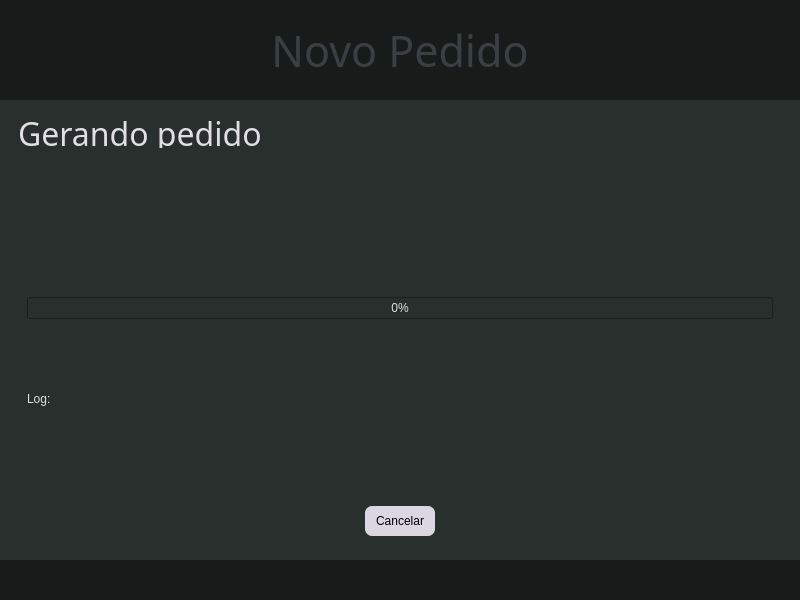
<?xml version="1.0" encoding="UTF-8"?>
<ui version="4.0">
 <class>novoPedidoGenerating</class>
 <widget class="QMainWindow" name="novoPedidoGenerating">
  <property name="geometry">
   <rect>
    <x>0</x>
    <y>0</y>
    <width>800</width>
    <height>600</height>
   </rect>
  </property>
  <property name="windowTitle">
   <string>Novo Pedido</string>
  </property>
  <property name="windowIcon">
   <iconset resource="gui_data/resources.qrc">
    <normaloff>:/icon/images/invoiceIcon.png</normaloff>:/icon/images/invoiceIcon.png</iconset>
  </property>
  <widget class="QWidget" name="centralwidget">
   <layout class="QVBoxLayout" name="verticalLayout">
    <property name="spacing">
     <number>0</number>
    </property>
    <property name="leftMargin">
     <number>0</number>
    </property>
    <property name="topMargin">
     <number>0</number>
    </property>
    <property name="rightMargin">
     <number>0</number>
    </property>
    <property name="bottomMargin">
     <number>0</number>
    </property>
    <item>
     <widget class="QFrame" name="Header">
      <property name="maximumSize">
       <size>
        <width>16777215</width>
        <height>100</height>
       </size>
      </property>
      <property name="styleSheet">
       <string notr="true">
background-color: rgb(23, 27, 26);</string>
      </property>
      <property name="frameShape">
       <enum>QFrame::NoFrame</enum>
      </property>
      <property name="frameShadow">
       <enum>QFrame::Raised</enum>
      </property>
      <layout class="QHBoxLayout" name="horizontalLayout">
       <item>
        <widget class="QFrame" name="HeaderFrame">
         <property name="frameShape">
          <enum>QFrame::NoFrame</enum>
         </property>
         <property name="frameShadow">
          <enum>QFrame::Raised</enum>
         </property>
         <layout class="QHBoxLayout" name="horizontalLayout_3">
          <item>
           <widget class="QFrame" name="AALogo">
            <property name="minimumSize">
             <size>
              <width>200</width>
              <height>0</height>
             </size>
            </property>
            <property name="maximumSize">
             <size>
              <width>200</width>
              <height>16777215</height>
             </size>
            </property>
            <property name="styleSheet">
             <string notr="true">image: url(:/logo/images/AAlogo.png);</string>
            </property>
            <property name="frameShape">
             <enum>QFrame::NoFrame</enum>
            </property>
            <property name="frameShadow">
             <enum>QFrame::Raised</enum>
            </property>
           </widget>
          </item>
          <item>
           <widget class="QLabel" name="NewRequestLabel">
            <property name="font">
             <font>
              <family>.SF Compact</family>
              <pointsize>32</pointsize>
             </font>
            </property>
            <property name="styleSheet">
             <string notr="true">color: rgb(58, 63, 67);</string>
            </property>
            <property name="text">
             <string>Novo Pedido</string>
            </property>
            <property name="alignment">
             <set>Qt::AlignCenter</set>
            </property>
           </widget>
          </item>
          <item>
           <widget class="QFrame" name="HeaderEmpty">
            <property name="minimumSize">
             <size>
              <width>200</width>
              <height>0</height>
             </size>
            </property>
            <property name="maximumSize">
             <size>
              <width>200</width>
              <height>16777215</height>
             </size>
            </property>
            <property name="frameShape">
             <enum>QFrame::NoFrame</enum>
            </property>
            <property name="frameShadow">
             <enum>QFrame::Raised</enum>
            </property>
           </widget>
          </item>
         </layout>
        </widget>
       </item>
      </layout>
     </widget>
    </item>
    <item>
     <widget class="QFrame" name="Body">
      <property name="styleSheet">
       <string notr="true">

background-color: rgb(40, 47, 44);
</string>
      </property>
      <property name="frameShape">
       <enum>QFrame::NoFrame</enum>
      </property>
      <property name="frameShadow">
       <enum>QFrame::Raised</enum>
      </property>
      <layout class="QVBoxLayout" name="verticalLayout_4">
       <property name="bottomMargin">
        <number>0</number>
       </property>
       <item>
        <widget class="QFrame" name="BodyFrame">
         <property name="frameShape">
          <enum>QFrame::NoFrame</enum>
         </property>
         <property name="frameShadow">
          <enum>QFrame::Raised</enum>
         </property>
         <layout class="QVBoxLayout" name="verticalLayout_2">
          <item>
           <widget class="QLabel" name="GeneratingLabel">
            <property name="maximumSize">
             <size>
              <width>16777215</width>
              <height>30</height>
             </size>
            </property>
            <property name="font">
             <font>
              <family>.SF Compact</family>
              <pointsize>24</pointsize>
             </font>
            </property>
            <property name="styleSheet">
             <string notr="true">color: rgb(226, 222, 230)</string>
            </property>
            <property name="text">
             <string>Gerando pedido</string>
            </property>
           </widget>
          </item>
          <item>
           <widget class="QFrame" name="BodyBodyFrame">
            <property name="frameShape">
             <enum>QFrame::NoFrame</enum>
            </property>
            <property name="frameShadow">
             <enum>QFrame::Raised</enum>
            </property>
            <layout class="QVBoxLayout" name="verticalLayout_3">
             <item>
              <widget class="QFrame" name="BodyBodyEmpty">
               <property name="maximumSize">
                <size>
                 <width>16777215</width>
                 <height>10</height>
                </size>
               </property>
               <property name="frameShape">
                <enum>QFrame::NoFrame</enum>
               </property>
               <property name="frameShadow">
                <enum>QFrame::Raised</enum>
               </property>
              </widget>
             </item>
             <item>
              <widget class="QProgressBar" name="progressBar">
               <property name="styleSheet">
                <string notr="true">color: rgb(226, 222, 230);</string>
               </property>
               <property name="value">
                <number>0</number>
               </property>
               <property name="textVisible">
                <bool>true</bool>
               </property>
               <property name="invertedAppearance">
                <bool>false</bool>
               </property>
              </widget>
             </item>
             <item>
              <widget class="QLabel" name="LogLabel">
               <property name="maximumSize">
                <size>
                 <width>16777215</width>
                 <height>30</height>
                </size>
               </property>
               <property name="styleSheet">
                <string notr="true">color: rgb(226, 222, 230)</string>
               </property>
               <property name="text">
                <string>Log:</string>
               </property>
              </widget>
             </item>
            </layout>
           </widget>
          </item>
          <item>
           <widget class="QFrame" name="CancelFrame">
            <property name="maximumSize">
             <size>
              <width>16777215</width>
              <height>60</height>
             </size>
            </property>
            <property name="frameShape">
             <enum>QFrame::NoFrame</enum>
            </property>
            <property name="frameShadow">
             <enum>QFrame::Raised</enum>
            </property>
            <layout class="QHBoxLayout" name="horizontalLayout_5">
             <item>
              <widget class="QPushButton" name="CancelButton">
               <property name="minimumSize">
                <size>
                 <width>70</width>
                 <height>30</height>
                </size>
               </property>
               <property name="maximumSize">
                <size>
                 <width>50</width>
                 <height>30</height>
                </size>
               </property>
               <property name="styleSheet">
                <string notr="true">QPushButton {
	color: rgb(0, 0, 0);
	background-color: rgb(218, 215, 224);
	border-radius: 7px;
}

QPushButton:hover {
	background-color: rgb(190, 190, 190);

}
QPushButton:pressed {
	background-color: rgb(160, 160, 160);

}</string>
               </property>
               <property name="text">
                <string>Cancelar</string>
               </property>
              </widget>
             </item>
            </layout>
           </widget>
          </item>
         </layout>
        </widget>
       </item>
      </layout>
     </widget>
    </item>
    <item>
     <widget class="QFrame" name="Bottom">
      <property name="maximumSize">
       <size>
        <width>16777215</width>
        <height>40</height>
       </size>
      </property>
      <property name="styleSheet">
       <string notr="true">
background-color: rgb(23, 27, 26);</string>
      </property>
      <property name="frameShape">
       <enum>QFrame::NoFrame</enum>
      </property>
      <property name="frameShadow">
       <enum>QFrame::Raised</enum>
      </property>
     </widget>
    </item>
   </layout>
  </widget>
 </widget>
 <resources>
  <include location="gui_data/resources.qrc"/>
 </resources>
 <connections/>
</ui>
